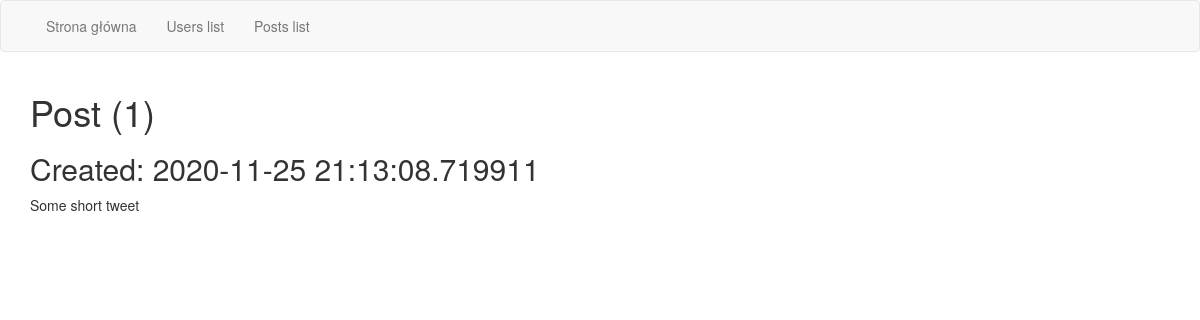
Page /posts/1/ on the earlier database version.
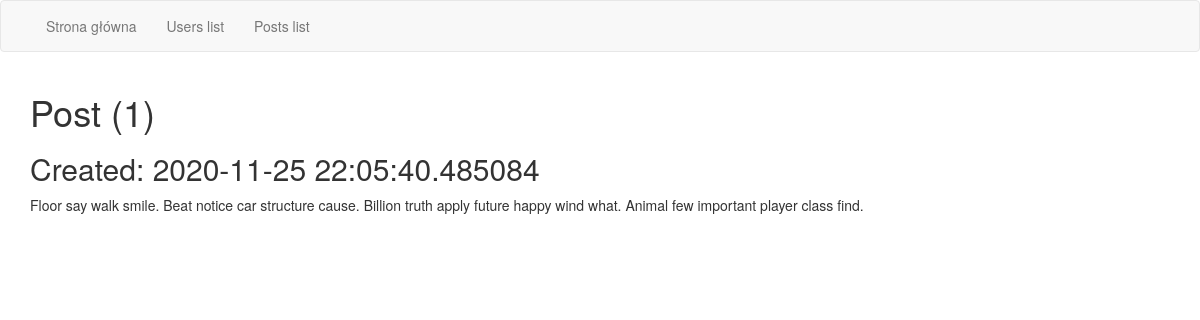
Same page on the later database version.
### ml_runner/models.py (models this page shows)
class Post(db.Model):
    id = db.Column(db.Integer, primary_key=True)
    content = db.Column(db.Text(), nullable=False)
    creation_date = db.Column(db.DateTime(), nullable=False, default=datetime.now)

### ml_runner/main/views.py (the view)
@bp.route('/posts/<int:post_id>/')
def post_details(post_id):
    post = Post.query.get_or_404(post_id)
    return render_template('post_details.html', post=post)

### ml_runner/templates/post_details.html
{% extends "base.html" %}
{% block custom_content %}
  <h1>Post ({{ post.id }})</h1>
  <h2>Created: {{ post.creation_date }}</h2>
  <span>{{ post.content }}</span>
{% endblock %}

### ml_runner/templates/base.html (shortened to what this page needs)
{% extends "bootstrap/base.html" %}
{% import "bootstrap/wtf.html" as wtf %}
{% block navbar %}
<nav class="navbar navbar-default">
  <div class="container-fluid">
    <div class="collapse navbar-collapse" id="bs-example-navbar-collapse-1">
      <ul class="nav navbar-nav">
        <li><a href="{{ url_for('main.index') }}">Strona główna</a></li>
        <li><a href="{{ url_for('main.users_list') }}">Users list</a></li>
        <li><a href="{{ url_for('main.posts_list') }}">Posts list</a></li>
      </ul>
    </div>
  </div>
</nav>
{% endblock navbar %}
{% block content %}
  <div class="container">
    {% block custom_content %}
    {% endblock %}
  </div>
{% endblock %}

Differences in the rows shown:
changed Post id 1: creation_date "2020-11-25 21:13:08.719911" → "2020-11-25 22:05:40.485084"; content "Some short tweet" → "Floor say walk smile. Beat notice car structure cause. Billion truth apply future happy wind what. Animal few important player class find."
